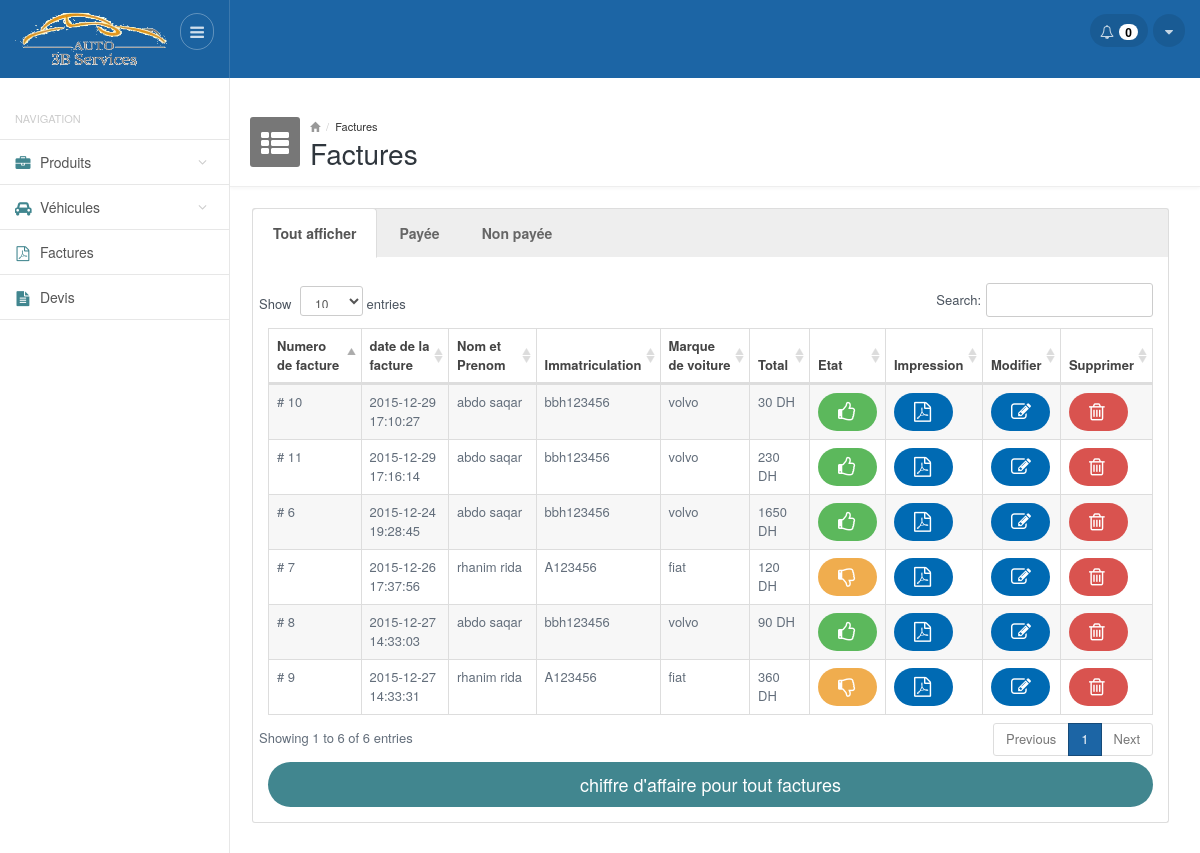
Screenshot of /factures.php (signed in) with the database file from the repository.
### tables this page shows
CREATE TABLE IF NOT EXISTS `factures` (
  `id` int(25) NOT NULL,
  `created` timestamp NOT NULL DEFAULT CURRENT_TIMESTAMP,
  `etat` tinyint(1) DEFAULT '0',
  `id_vehicule` int(11) NOT NULL
);

CREATE TABLE IF NOT EXISTS `vehicules` (
  `id` int(11) NOT NULL,
  `nom` varchar(100) NOT NULL,
  `prenom` varchar(100) NOT NULL,
  `immatriculation` varchar(100) NOT NULL,
  `marque` varchar(100) NOT NULL,
  `expere` varchar(100) NOT NULL,
  `assurance` varchar(100) NOT NULL,
  `date_entree` date DEFAULT NULL,
  `date_sortie` date DEFAULT NULL
);

### functions.php (called while the page is built, shortened)
<?php
function getAllFactures($etat)
{
    $char="";
    if ($etat==0) { $char="and etat = 0"; }
    elseif ($etat==1) { $char="and etat = 1"; }
     $result = mysql_query("SELECT   factures.id , created , etat , id_vehicule , nom , prenom , immatriculation , marque , expere , assurance , date_entree , date_sortie FROM factures , vehicules WHERE factures.id_vehicule=vehicules.id $char") or die(mysql_error());
     $factures = array();
     while($row = mysql_fetch_array($result)){
        $row['total']=getTotal($row['id']);
        $factures[] = $row;
     }
    return $factures;
}
function getTotal($id)
{
     $result = mysql_query("SELECT * FROM designation WHERE id_facture=$id") or die(mysql_error());
     $total=0;
     while($row = mysql_fetch_array($result)){
        $total+=($row['qte']*$row['prix']);
     }
    return $total;
}
?>

### factures.php (the view, shortened to what this page needs)
<?php
require_once __DIR__ . '/functions.php';
require_once __DIR__ . '/header.php'; ?>
<div class="mainpanel">
    <div class="pageheader">
        <div class="media">
            <div class="pageicon pull-left">
                <i class="fa fa-th-list"></i>
            </div>
            <div class="media-body">
                <ul class="breadcrumb">
                    <li><a href="#"><i class="glyphicon glyphicon-home"></i></a></li>
                    <li><a href="#">Factures</a></li>
                </ul>
                <h4>Factures</h4>
            </div>
        </div>
    </div>
    <div class="contentpanel">
        <div class="panel panel-primary-head">
            <div class="col-md-6">
                <ul class="nav nav-tabs">
                    <li class="active"><a href="#tous" data-toggle="tab"><strong>Tout afficher</strong></a></li>
                    <li class=""><a href="#payee" data-toggle="tab"><strong>Payée</strong></a></li>
                    <li class=""><a href="#nonpayee" data-toggle="tab"><strong>Non payée</strong></a></li>
                </ul>
                <div class="tab-content mb30">
                    <div class="tab-pane active" id="tous">
                        <table id="basicTable1" class="table table-striped table-bordered responsive">
                            <thead class="">
                                <tr>
                                    <th>Numero de facture</th>
                                    <th>date de la facture</th>
                                    <th>Nom et Prenom</th>
                                    <th>Immatriculation</th>
                                    <th>Marque de voiture</th>
                                    <th>Total</th>
                                    <th>Etat</th>
                                    <th>Impression</th>
                                    <th>Modifier</th>
                                    <th>Supprimer</th>
                                </tr>
                            </thead>
                            <tbody>
                                <?php
                                  $factures= getAllFactures(-1);
                                  foreach($factures as $facture){
                                    ?>
                                        <tr>
                                          <td># <?php echo $facture['id']; ?> </td>
                                          <td><?php echo $facture['created']; ?> </td>
                                          <td><?php echo $facture['nom'].' '.$facture['prenom']; ?> </td>
                                          <td><?php echo $facture['immatriculation']; ?> </td>
                                          <td><?php echo $facture['marque']; ?> </td>
                                          <td><?php echo $facture['total']; ?> DH </td>
                                          <td class="center">
                                            <?php if ($facture['etat']==1): ?>
                                              <a class="btn btn-success btn-rounded" href="valider.php?id=<?php echo $facture['id']; ?>&etat=0"><i class="fa fa-thumbs-o-up"></i></a>
                                            <?php else: ?>
                                              <a class="btn btn-warning btn-rounded" href="valider.php?id=<?php echo $facture['id']; ?>&etat=1"><i class="fa fa-thumbs-o-down"></i></a>
                                            <?php endif ?>
                                          </td>
                                          <td class="center"><a class="btn btn-primary blue_b btn-rounded" href="facture.php?id=<?php echo $facture['id']; ?>"><i class="fa fa-file-pdf-o"></i></a></td>
                                          <td class="center"><a class="btn btn-primary blue_b btn-rounded" href="modifier_facture.php?id=<?php echo $facture['id']; ?>"><i class="fa fa-edit"></i></a></td>
                                          <td class="center"><a class="btn btn-danger btn-rounded" href="php_supprimer_facture.php?id=<?php echo $facture['id']; ?>"><i class="fa fa-trash-o"></i></a></td>
                                      </tr>
                                    <?php } ?>
                            </tbody>
                        </table>
                        <button class="btn btn-rounded btn-primary btn-lg btn-block" data-toggle="modal" data-target=".bs-example-modal-lg">chiffre d'affaire pour tout factures</button>
                    </div>
                </div>
            </div>
        </div>
        <br />
    </div>
</div>
<?php
require_once __DIR__ . '/footer.php'; ?>

### css/style.default.css (style rules this page uses)
body { font-size: 13px; color: #636E7B; background-color: #fff; }
a { outline: none !important; }
.mainpanel { margin-left: 230px; }
.pageheader { padding: 20px; border-bottom: 1px solid #eee; padding-bottom: 20px; height: 90px; -webkit-box-shadow: 0 2px 3px rgba(0,0,0,0.03); box-shadow: 0 2px 3px rgba(0,0,0,0.03); }
.pageheader .media { padding: 0; clear: both; }
.pageheader .pageicon { width: 50px; height: 50px; background-color: #777; display: inline-block; color: #fff; font-size: 32px; border-radius: 3px; padding-top: 1px; padding-left: 10px; }
.pageheader .pageicon .fa-th-list { font-size: 28px; margin-left: 1px; }
.pageheader .breadcrumb { margin: 0; padding: 0; background: none; font-size: 11px; color: #999; line-height: 18px; }
.pageheader .breadcrumb li a { color: #333; }
.pageheader .breadcrumb li a i { color: #999; font-size: 10px; }
.pageheader h4 { margin: -2px 0 0 0; font-size: 28px; font-weight: 500; color: #2f363d; line-height: normal; }
.contentpanel { position: relative; padding: 20px; }
.btn-rounded { -moz-border-radius: 100px; -webkit-border-radius: 100px; border-radius: 100px; padding-left: 20px; padding-right: 20px; }
td i { width: 14px; margin-right: 5px; font-size: 20px; top: 1px; position: relative; text-align: center; }
.mb30 { margin-bottom: 30px; }
.blue_b { background-color: #006AB3; }

### css/style.datatables.css (style rules this page uses)
.table.dataTable thead .sorting_asc { background-image: url('../images/datatables/sort_asc.png'); }
.table.dataTable thead > tr > th { padding-left: 8px; }

### rows the page displays
factures: id "6", created "2015-12-24 19:28:45", id_vehicule.nom "abdo", id_vehicule.prenom "saqar", id_vehicule.immatriculation "bbh123456", id_vehicule.marque "volvo", total "1650"
factures: id "7", created "2015-12-26 17:37:56", id_vehicule.nom "rhanim", id_vehicule.prenom "rida", id_vehicule.immatriculation "A123456", id_vehicule.marque "fiat", total "120"
factures: id "8", created "2015-12-27 14:33:03", id_vehicule.nom "abdo", id_vehicule.prenom "saqar", id_vehicule.immatriculation "bbh123456", id_vehicule.marque "volvo", total "90"
factures: id "9", created "2015-12-27 14:33:31", id_vehicule.nom "rhanim", id_vehicule.prenom "rida", id_vehicule.immatriculation "A123456", id_vehicule.marque "fiat", total "360"
factures: id "10", created "2015-12-29 17:10:27", id_vehicule.nom "abdo", id_vehicule.prenom "saqar", id_vehicule.immatriculation "bbh123456", id_vehicule.marque "volvo", total "30"
factures: id "11", created "2015-12-29 17:16:14", id_vehicule.nom "abdo", id_vehicule.prenom "saqar", id_vehicule.immatriculation "bbh123456", id_vehicule.marque "volvo", total "230"

### other values shown
getNotifProducts() "0"
